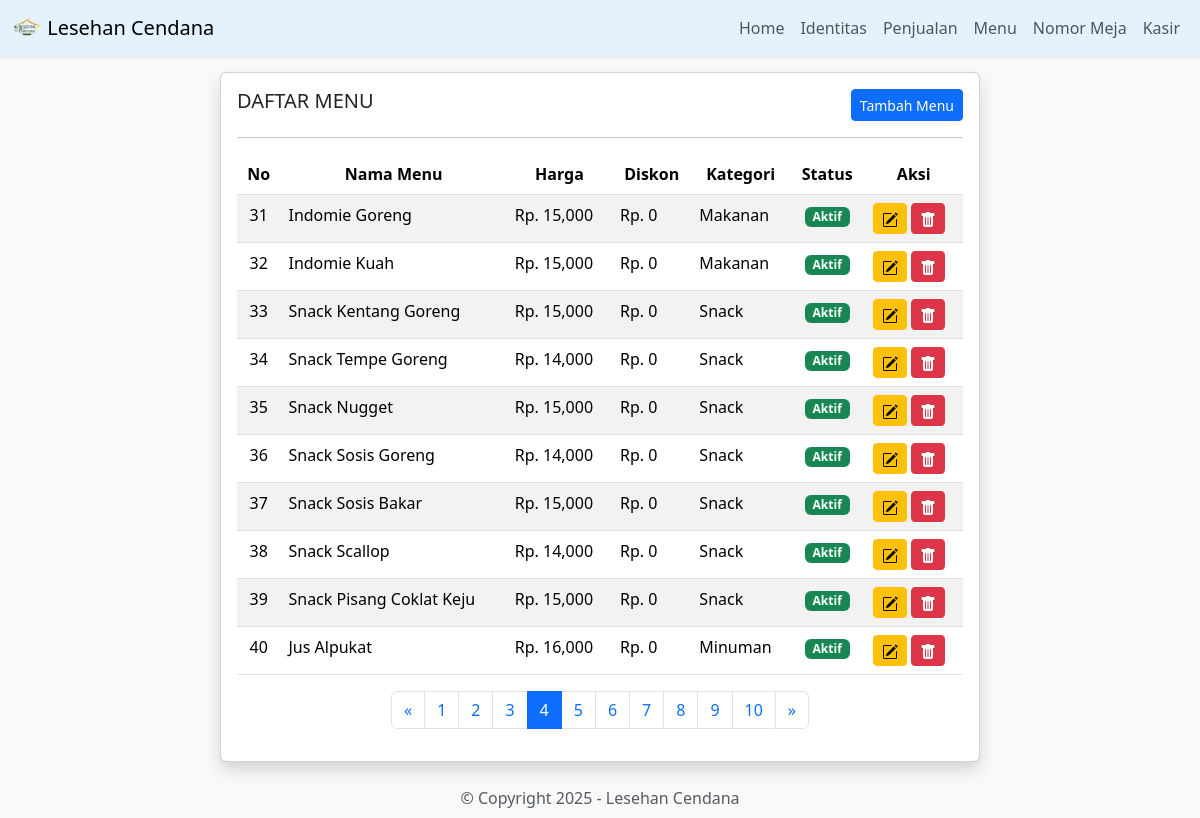
The page /main.php?module=menu&halaman=4 on the database its author committed.
### tables this page shows
CREATE TABLE `identitas` (
  `id` int NOT NULL,
  `nama` varchar(255) NOT NULL,
  `alamat` text NOT NULL,
  `telepon` varchar(50) NOT NULL
);

CREATE TABLE `menu` (
  `id` int NOT NULL,
  `nama_menu` varchar(255) NOT NULL,
  `harga` int NOT NULL,
  `diskon` int NOT NULL,
  `status` enum('1','0') NOT NULL,
  `kategori` char(25) NOT NULL,
  `created_at` timestamp NULL DEFAULT NULL,
  `updated_at` timestamp NULL DEFAULT NULL
);

### modul/menu/index.php (the view, shortened to what this page needs)
<?php
$jumlah_data_per_halaman = 10;
$halaman = isset($_GET['halaman']) ? (int)$_GET['halaman'] : 1;
$offset = ($halaman - 1) * $jumlah_data_per_halaman;
$sql_total_data = "SELECT COUNT(*) AS total FROM menu";
$query_total_data = mysqli_query($koneksi, $sql_total_data);
$total_data = mysqli_fetch_assoc($query_total_data)['total'];
$total_halaman = ceil($total_data / $jumlah_data_per_halaman);
$sql_menu = "SELECT * FROM menu LIMIT $offset, $jumlah_data_per_halaman";
$query_menu = mysqli_query($koneksi, $sql_menu);
?>
<div class="container-fluid mt-3">
    <div class="row justify-content-center">
        <div class="col-lg-8 col-md-10 col-sm-12">
            <div class="card shadow">
                <div class="card-body">
                    <div class="d-flex justify-content-between flex-wrap">
                        <h5 class="card-title">DAFTAR MENU</h5>
                        <button type="button" class="btn btn-primary btn-sm" data-bs-toggle="modal" data-bs-target="#tambahMenu">
                            <i class="bi bi-bookmark-plus-fill"></i> Tambah Menu
                        </button>
                    </div>
                    <hr>
                    <div class="table-responsive">
                        <table class="table table-striped">
                            <thead class="text-center">
                                <tr>
                                    <th>No</th>
                                    <th>Nama Menu</th>
                                    <th>Harga</th>
                                    <th>Diskon</th>
                                    <th>Kategori</th>
                                    <th>Status</th>
                                    <th>Aksi</th>
                                </tr>
                            </thead>
                            <tbody>
                                <?php
                                $no = $offset + 1;
                                while ($data_menu = mysqli_fetch_array($query_menu)) {
                                ?>
                                    <tr>
                                        <td class="text-center"><?= $no++; ?></td>
                                        <td><?= $data_menu['nama_menu']; ?></td>
                                        <td>Rp. <?= number_format($data_menu['harga'], 0); ?></td>
                                        <td>Rp. <?= number_format($data_menu['diskon'], 0); ?></td>
                                        <td><?= $data_menu['kategori']; ?></td>
                                        <td class="text-center">
                                            <span class="badge bg-<?= $data_menu['status'] == 1 ? 'success' : 'danger'; ?>">
                                                <?= $data_menu['status'] == 1 ? 'Aktif' : 'Tidak Aktif'; ?>
                                            </span>
                                        </td>
                                        <td>
                                            <button type="button" class="btn btn-warning btn-sm" data-bs-toggle="modal" data-bs-target="#editMenu<?= $data_menu['id']; ?>">
                                            </button>
                                            <?php
                                            $cek_menu = $koneksi->query("SELECT * FROM detail_penjualan WHERE id_menu = '$data_menu[id]'")->num_rows;
                                            if ($cek_menu == 0) {
                                            ?>
                                                <button type="button" class="btn btn-danger btn-sm" data-bs-toggle="modal" data-bs-target="#hapusMenu<?= $data_menu['id']; ?>">
                                                </button>
                                            <?php
                                            }
                                            ?>
                                        </td>
                                    </tr>
                                <?php } ?>
                            </tbody>
                        </table>
                    </div>
                    <nav>
                        <ul class="pagination justify-content-center flex-wrap">
                            <?php if ($halaman > 1) : ?>
                                <li class="page-item">
                                    <a class="page-link" href="?module=menu&halaman=<?= $halaman - 1; ?>">&laquo;</a>
                                </li>
                            <?php endif; ?>
                            <?php for ($i = 1; $i <= $total_halaman; $i++) : ?>
                                <li class="page-item <?= ($i == $halaman) ? 'active' : ''; ?>">
                                    <a class="page-link" href="?module=menu&halaman=<?= $i; ?>"><?= $i; ?></a>
                                </li>
                            <?php endfor; ?>
                            <?php if ($halaman < $total_halaman) : ?>
                                <li class="page-item">
                                    <a class="page-link" href="?module=menu&halaman=<?= $halaman + 1; ?>">&raquo;</a>
                                </li>
                            <?php endif; ?>
                        </ul>
                    </nav>
                </div>
            </div>
        </div>
    </div>
</div>

### main.php (shortened to what this page needs)
<?php
include('koneksi.php');
$sql_identitas = "SELECT * FROM identitas";
$query_identitas = mysqli_query($koneksi, $sql_identitas);
$data_identitas = mysqli_fetch_array($query_identitas);
?>
<!DOCTYPE html>
<html lang="en">
<head>
    <link rel="stylesheet" href="bootstrap-5.3.3-dist/css/bootstrap.min.css">
</head>
<body class="bg-light">
    <nav class="navbar navbar-expand-lg shadow-sm" style="background-color: #e3f2fd;">
        <div class="container-fluid">
            <a class="navbar-brand" href="main.php?module=home">
                <img src="icons/icon-192x192.png" alt="Logo" width="30" height="24"
                    class="d-inline-block align-text-top">
                <?php echo $data_identitas['nama']; ?>
            </a>
            <div class="collapse navbar-collapse" id="navbarNav">
                <ul class="navbar-nav ms-auto">
                    <li class="nav-item">
                        <a class="nav-link" aria-current="page" href="main.php?module=home">Home</a>
                    </li>
                    <li class="nav-item">
                        <a class="nav-link" href="main.php?module=identitas">
                            Identitas
                        </a>
                    </li>
                    <li class="nav-item">
                        <a class="nav-link" href="main.php?module=penjualan">Penjualan</a>
                    </li>
                    <li class="nav-item">
                        <a class="nav-link" href="main.php?module=menu">Menu</a>
                    </li>
                    <li class="nav-item">
                        <a class="nav-link" href="main.php?module=meja">Nomor Meja</a>
                    </li>
                    <li class="nav-item">
                        <a class="nav-link" href="main.php?module=kasir">Kasir</a>
                    </li>
                </ul>
            </div>
        </div>
    </nav>
    <div class="container-fluid">
        <?php
        require_once('media.php');
        ?>
    </div>
    <div class="container-fluid mt-3">
        <div class="row py-2">
            <div class="col-12 text-center">
                <span class="text-muted">&copy; Copyright <?php echo date('Y'); ?> - <?php echo $data_identitas['nama']; ?></span>
            </div>
        </div>
    </div>
</body>
</html>

### rows shown on the page
identitas: nama "Lesehan Cendana"
menu: nama_menu "Indomie Goreng", harga "15,000", diskon "0", kategori "Makanan", status "Aktif"
menu: nama_menu "Indomie Kuah", harga "15,000", diskon "0", kategori "Makanan", status "Aktif"
menu: nama_menu "Snack Kentang Goreng", harga "15,000", diskon "0", kategori "Snack", status "Aktif"
menu: nama_menu "Snack Tempe Goreng", harga "14,000", diskon "0", kategori "Snack", status "Aktif"
menu: nama_menu "Snack Nugget", harga "15,000", diskon "0", kategori "Snack", status "Aktif"
menu: nama_menu "Snack Sosis Goreng", harga "14,000", diskon "0", kategori "Snack", status "Aktif"
menu: nama_menu "Snack Sosis Bakar", harga "15,000", diskon "0", kategori "Snack", status "Aktif"
menu: nama_menu "Snack Scallop", harga "14,000", diskon "0", kategori "Snack", status "Aktif"
menu: nama_menu "Snack Pisang Coklat Keju", harga "15,000", diskon "0", kategori "Snack", status "Aktif"
menu: nama_menu "Jus Alpukat", harga "16,000", diskon "0", kategori "Minuman", status "Aktif"
